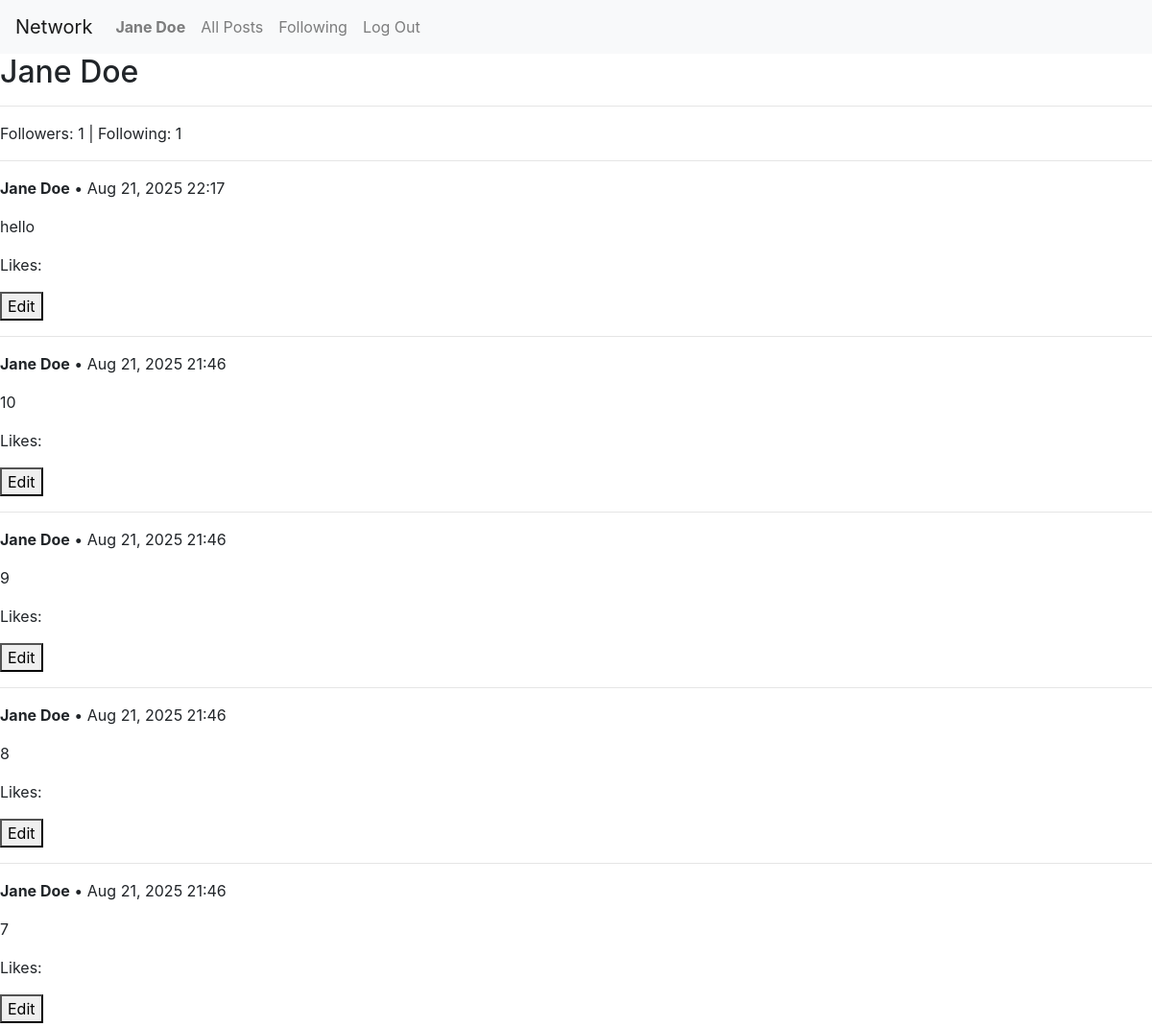
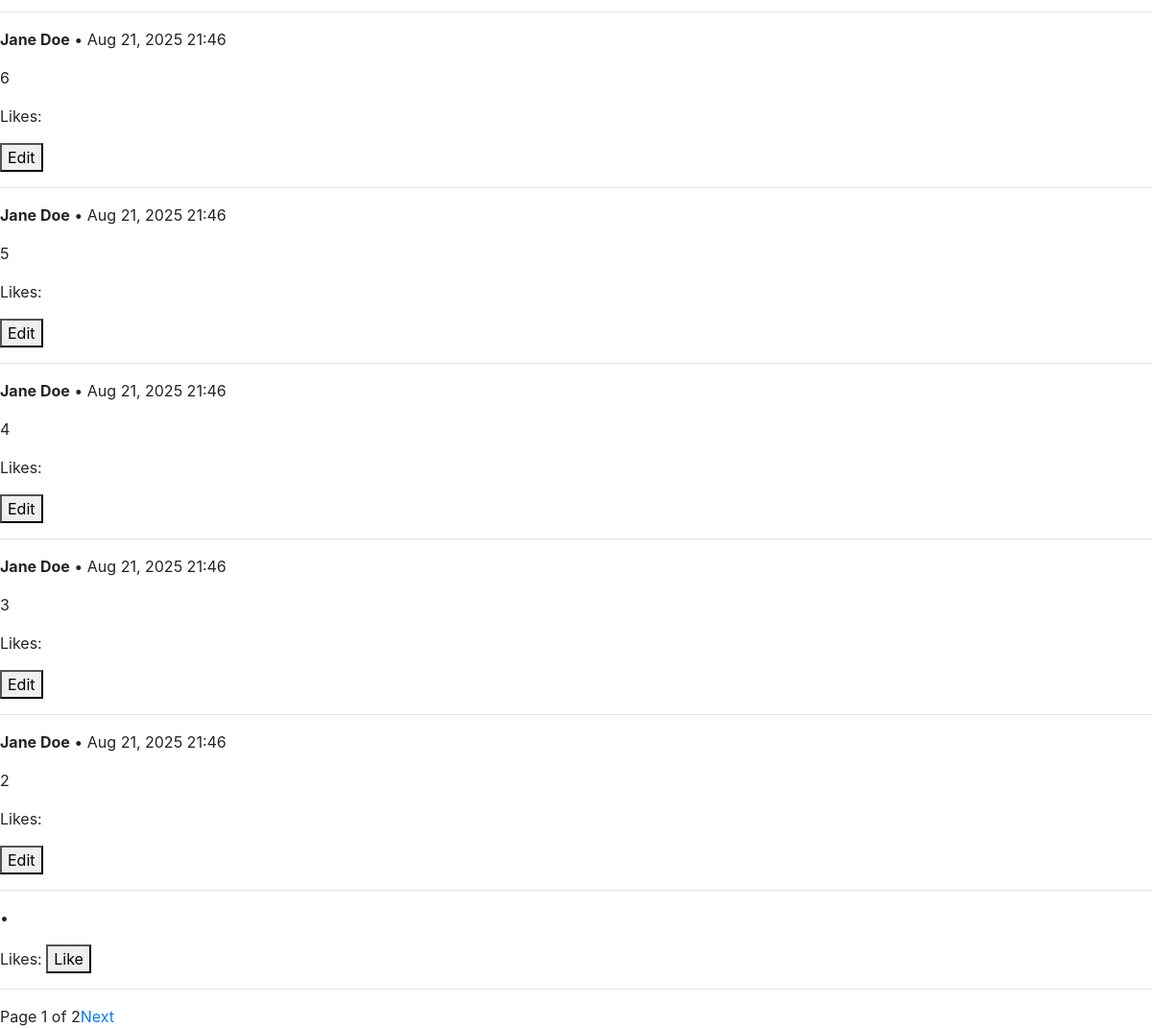
/profile/Jane Doe (signed in), run on the app's committed database (2 pictures, top to bottom).
### network/models.py (models this page shows, shortened)
class User(AbstractUser):
    pass

class Post(models.Model):
    user = models.ForeignKey(User, on_delete=models.CASCADE, related_name="posts")
    content = models.TextField()
    timestamp = models.DateTimeField(auto_now_add=True)
    liked_by =  models.ManyToManyField(User, related_name="liked_posts", blank=True)

### network/views.py (the view)
# urls.py: path("profile/<str:username>", views.profile, name="profile"),
@login_required
def profile(request, username):
    user_profile = get_object_or_404(User, username=username)
    posts = Post.objects.filter(user=user_profile).order_by("-timestamp")
    followers_count = user_profile.followers.count()
    following_count = user_profile.following.count()
    is_following = Follow.objects.filter(follower=request.user, following=user_profile).exists()
    paginator = Paginator(posts, 10)
    page_number = request.GET.get("page")
    page_obj = paginator.get_page(page_number)
    return render(request, "network/profile.html", {
        "user_profile": user_profile,
        "page_obj": page_obj,
        "followers_count": followers_count,
        "following_count": following_count,
        "is_following": is_following
    })

### network/templates/network/profile.html (shortened to what this page needs)
{% extends "network/layout.html" %}
{% load static %}
{% block body %}
<h2>{{ user_profile.username }}</h2>
<hr>
<p>Followers: {{ followers_count }} | Following: {{ following_count }}</p>
<hr>
<div id="posts-feed">
    {% for post in page_obj %}
        <div class="post" id="post-{{ post.id }}">
            <p><strong>{{ post.user.username }}</strong> • {{ post.timestamp|date:"M d, Y H:i" }}</p>
            <p class="content">{{ post.content }}</p>
            <p>Likes: {{ post.likes }}</p>
            {% if user == post.user %}
                <button class="edit-btn" data-id="{{ post.id }}">Edit</button>
            {% endif %}
            <hr>
        </div>
    {% empty %}
        <p>No posts yet.</p>
    {% endfor %}
</div>
<div class="post" id="post-{{ post.id }}">
    <p><strong>{{ post.user.username }}</strong> • {{ post.timestamp|date:"M d, Y H:i" }}</p>
    <p>
        Likes:
        {% if user.is_authenticated %}
            <button class="like-btn" data-id="{{ post.id }}">
                {% if user in post.liked_by.all %}
                    Unlike
                {% else %}
                    Like
                {% endif %}
            </button>
        {% endif %}
    </p>
    <hr>
</div>
<div class="pagination">
    <span>Page {{ page_obj.number }} of {{ page_obj.paginator.num_pages }}</span>
    {% if page_obj.has_next %}
        <a href="?page={{ page_obj.next_page_number }}">Next</a>
    {% endif %}
</div>
{% endblock %}

### network/templates/network/layout.html (shortened to what this page needs)
{% load static %}
<!DOCTYPE html>
<html lang="en">
    <head>
        <link rel="stylesheet" href="https://stackpath.bootstrapcdn.com/bootstrap/4.4.1/css/bootstrap.min.css">
        <link href="{% static 'network/styles.css' %}" rel="stylesheet">
    </head>
    <body>
        <nav class="navbar navbar-expand-lg navbar-light bg-light">
            <a class="navbar-brand" href="#">Network</a>
            <div>
              <ul class="navbar-nav mr-auto">
                {% if user.is_authenticated %}
                <li class="nav-item">
                        <a class="nav-link" href="{% url 'profile' user.username %}"><strong>{{ user.username }}</strong></a>
                </li>
                {% endif %}
                <li class="nav-item">
                        <a class="nav-link" href="{% url 'all_posts' %}">All Posts</a>
                </li>
                {% if user.is_authenticated %}
                    <li class="nav-item">
                        <a class="nav-link" href="{% url 'following' %}">Following</a>
                    </li>
                    <li class="nav-item">
                        <a class="nav-link" href="{% url 'logout' %}">Log Out</a>
                    </li>
                {% endif %}
              </ul>
            </div>
          </nav>
        <div class="body">
            {% block body %}
            {% endblock %}
        </div>
    </body>
</html>

### data on the page
User: username "Jane Doe"
Post: user.username "Jane Doe", timestamp "Aug 21, 2025 22:17", content "hello"
Post: user.username "Jane Doe", timestamp "Aug 21, 2025 21:46", content "10"
Post: user.username "Jane Doe", timestamp "Aug 21, 2025 21:46", content "9"
Post: user.username "Jane Doe", timestamp "Aug 21, 2025 21:46", content "8"
Post: user.username "Jane Doe", timestamp "Aug 21, 2025 21:46", content "7"
Post: user.username "Jane Doe", timestamp "Aug 21, 2025 21:46", content "6"
Post: user.username "Jane Doe", timestamp "Aug 21, 2025 21:46", content "5"
Post: user.username "Jane Doe", timestamp "Aug 21, 2025 21:46", content "4"
Post: user.username "Jane Doe", timestamp "Aug 21, 2025 21:46", content "3"
Post: user.username "Jane Doe", timestamp "Aug 21, 2025 21:46", content "2"

### other printed values
{{ followers_count }} "1"
{{ following_count }} "1"
{{ page_obj.number }} "1"
{{ page_obj.paginator.num_pages }} "2"
